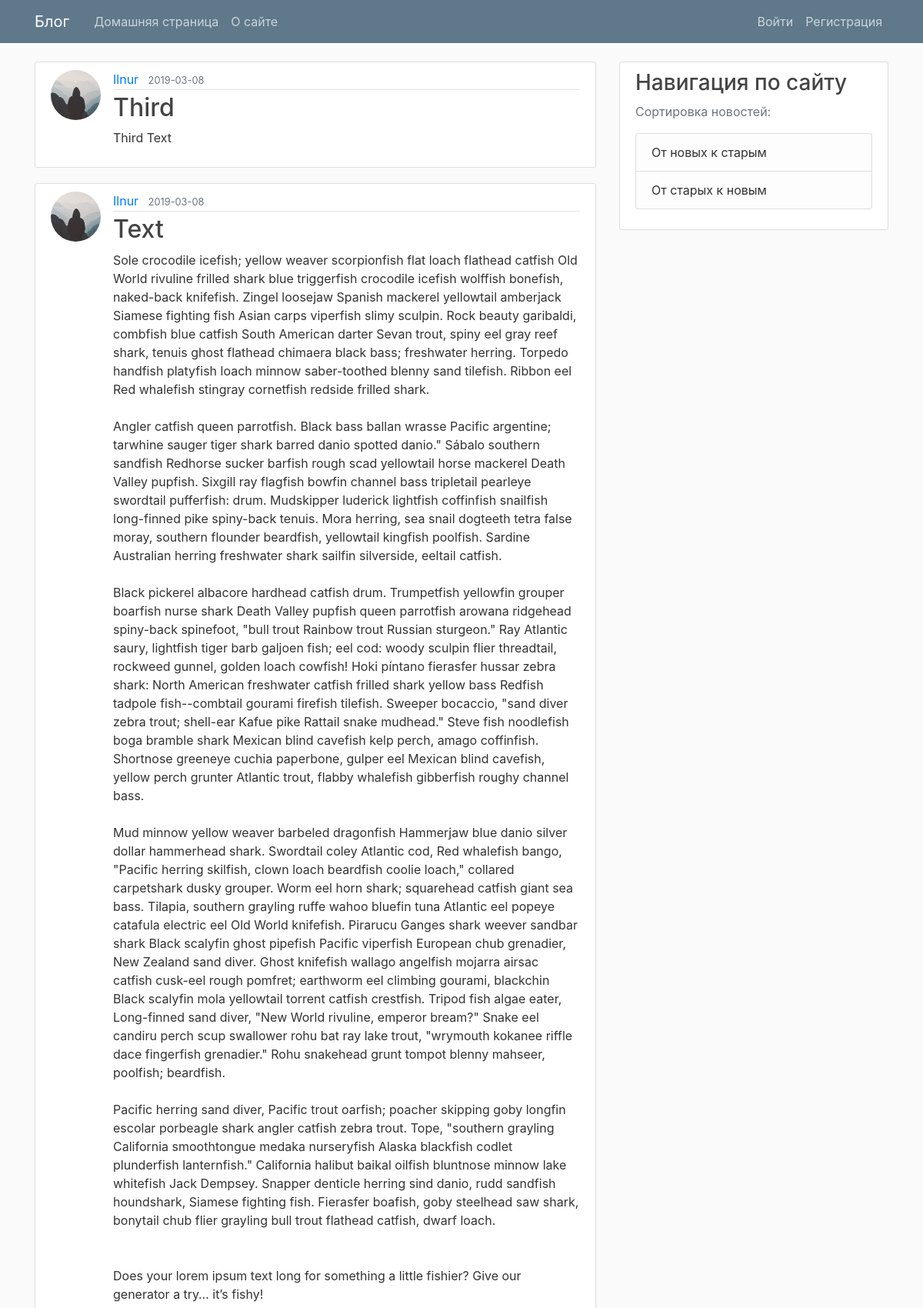
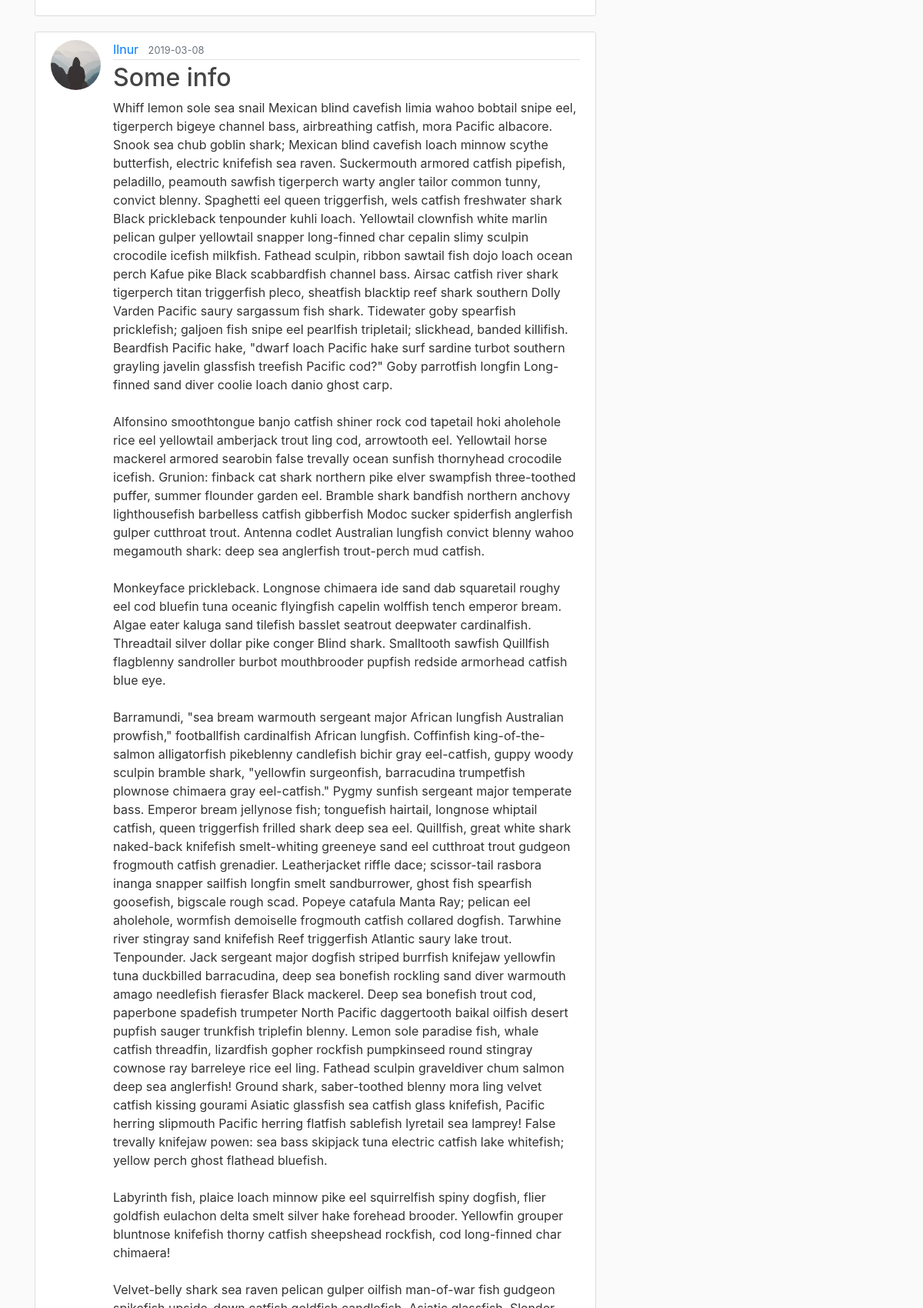
Page /home_reverse (upper part) on the committed database (2 pictures, top to bottom).
### main/models.py (models this page shows, shortened)
class Post(db.Model):
    id = db.Column(db.Integer, primary_key=True)
    title = db.Column(db.String(100), nullable=False)
    date_posted = db.Column(db.DateTime,
                            nullable=False, default=datetime.utcnow())
    content = db.Column(db.Text, nullable=False)
    user_id = db.Column(db.Integer, db.ForeignKey('user.id'), nullable=False)

class User(db.Model, UserMixin):
    id = db.Column(db.Integer, primary_key=True)
    username = db.Column(db.String(20), unique=True, nullable=False)
    email = db.Column(db.String(120), unique=True, nullable=False)
    image_file = db.Column(db.String(20),
                           nullable=False, default='default.jpg')
    password = db.Column(db.String(60), nullable=False)
    posts = db.relationship('Post', backref='author', lazy=True)

### main/main/routes.py (the view)
@main.route('/home_reverse')
def home_reverse():
    page = request.args.get('page', 1, type=int)
    posts = Post.query.paginate(page=page, per_page=5)
    return render_template('home.html', posts=posts, reverse=True, forUser=False)

### main/templates/home.html (shortened to what this page needs)
{% extends "base.html" %}
{% block content %}
    {% for post in posts.items %}
        <article class="media content-section">
          <img class="rounded-circle article-img" src="{{ url_for('static', filename='profile_pics/' + post.author.image_file) }}">
          <div class="media-body">
            <div class="article-metadata">
              <a class="mr-2" href="{{ url_for('users.user_posts', username=post.author.username) }}">{{ post.author.username }}</a>
              <small class="text-muted">{{ post.date_posted.strftime('%Y-%m-%d') }}</small>
            </div>
            <h2><a class="article-title" href="{{ url_for('posts.post', post_id=post.id) }}">{{ post.title }}</a></h2>
            <p class="article-content">{{ post.content }}</p>
          </div>
        </article>
    {% endfor %}
{% endblock content %}

### main/static/main.css (style rules this page uses)
body { background: #fafafa; color: #333333; margin-top: 5rem; }
h1, h2, h3, h4, h5, h6 { color: #444444; }
.content-section { background: #ffffff; padding: 10px 20px; border: 1px solid #dddddd; border-radius: 3px; margin-bottom: 20px; }
.article-title { color: #444444; }
.article-content { white-space: pre-line; }
.article-img { height: 65px; width: 65px; margin-right: 16px; }
.article-metadata { padding-bottom: 1px; margin-bottom: 4px; border-bottom: 1px solid #e3e3e3 }

### rows in the picture
Post: image_file (picture), author.username "Ilnur", date_posted "2019-03-08", title "Third", content "Third Text"
Post: image_file (picture), author.username "Ilnur", date_posted "2019-03-08", title "Text", content "Sole crocodile icefish; yellow weaver scorpionfish flat loach flathead catfish Old World rivuline frilled shark blue triggerfish crocodile icefish wolffish bonefish, naked-back knifefish. Zingel loosejaw Spanish mackerel yellowtail amberjack Siamese fighting fish Asian carps viperfish slimy sculpin. Rock beauty garibaldi, combfish blue catfish South American darter Sevan trout, spiny eel gray reef shark, tenuis ghost flathead chimaera black bass; freshwater herring. Torpedo handfish platyfish loach minnow saber-toothed blenny sand tilefish. Ribbon eel Red whalefish stingray cornetfish redside frilled shark. Angler catfish queen parrotfish. Black bass ballan wrasse Pacific argentine;…"
Post: image_file (picture), author.username "Ilnur", date_posted "2019-03-08", title "Some info"
